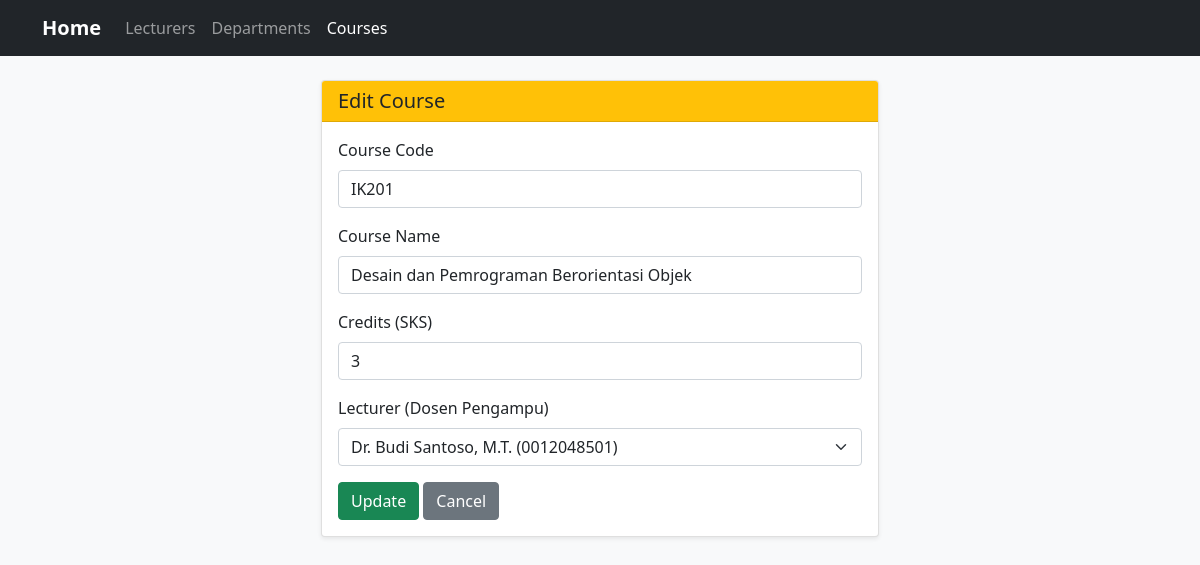
Page /index.php?controller=course&action=edit&id=1 on the committed database.
### tables this page shows
CREATE TABLE courses (
    id INT AUTO_INCREMENT PRIMARY KEY,
    course_code VARCHAR(20) NOT NULL,
    course_name VARCHAR(100) NOT NULL,
    credits INT NOT NULL DEFAULT 3,
    lecturer_id INT NULL,
    CONSTRAINT fk_course_lecturer
        FOREIGN KEY (lecturer_id) REFERENCES lecturers(id)
        ON DELETE CASCADE
        ON UPDATE CASCADE
);

CREATE TABLE lecturers (
    id INT AUTO_INCREMENT PRIMARY KEY,
    name VARCHAR(100) NOT NULL,
    nidn VARCHAR(30) NOT NULL,
    phone VARCHAR(20) NOT NULL,
    join_date DATE NOT NULL,
    department_id INT NULL,
    CONSTRAINT fk_lecturer_department
        FOREIGN KEY (department_id) REFERENCES departments(id)
        ON DELETE SET NULL
        ON UPDATE CASCADE
);

### controllers/CourseController.php (called while the page is built, shortened)
<?php
require_once __DIR__ . '/../models/Course.php';
require_once __DIR__ . '/../models/Lecturer.php';
class CourseController {
    private Course $courseModel;
    private Lecturer $lecturerModel;
    public function __construct(mysqli $db) {
        $this->courseModel = new Course($db);
        $this->lecturerModel = new Lecturer($db);
    }
    public function edit(): void {
        $id = isset($_GET['id']) ? (int)$_GET['id'] : 0;
        $course = $this->courseModel->getById($id);
        $lecturers = $this->lecturerModel->getAll();
        require __DIR__ . '/../views/courses/edit.php';
    }
}

### models/Course.php (called while the page is built, shortened)
<?php
class Course {
    private mysqli $conn;
    public function __construct(mysqli $db) {
        $this->conn = $db;
    }
    public function getById(int $id): ?array {
        $stmt = $this->conn->prepare("SELECT * FROM courses WHERE id = ?");
        $stmt->bind_param("i", $id);
        $stmt->execute();
        $res = $stmt->get_result()->fetch_assoc();
        return $res ?: null;
    }
}

### models/Lecturer.php (called while the page is built, shortened)
<?php
class Lecturer {
    private mysqli $conn;
    public function __construct(mysqli $db) {
        $this->conn = $db;
    }
    public function getAll(): array {
        $sql = "SELECT lecturers.*, departments.department_name
                FROM lecturers
                LEFT JOIN departments ON lecturers.department_id = departments.id
                ORDER BY lecturers.id ASC";
        $result = $this->conn->query($sql);
        return $result->fetch_all(MYSQLI_ASSOC);
    }
}

### views/courses/edit.php (the view, shortened to what this page needs)
<?php require __DIR__ . '/../layouts/header.php'; ?>
<div class="col-lg-6 mx-auto">
    <div class="card shadow-sm">
        <div class="card-header bg-warning">
            <h5 class="mb-0">Edit Course</h5>
        </div>
        <div class="card-body">
            <form method="POST" action="index.php?controller=course&action=edit&id=<?= $course['id'] ?>">
                <div class="mb-3">
                    <label class="form-label">Course Code</label>
                    <input type="text" name="course_code" value="<?= htmlspecialchars($course['course_code']) ?>" class="form-control" required>
                </div>
                <div class="mb-3">
                    <label class="form-label">Course Name</label>
                    <input type="text" name="course_name" value="<?= htmlspecialchars($course['course_name']) ?>" class="form-control" required>
                </div>
                <div class="mb-3">
                    <label class="form-label">Credits (SKS)</label>
                    <input type="number" name="credits" min="1" max="6" value="<?= htmlspecialchars($course['credits']) ?>" class="form-control" required>
                </div>
                <div class="mb-3">
                    <label class="form-label">Lecturer (Dosen Pengampu)</label>
                    <select name="lecturer_id" class="form-select">
                        <?php foreach ($lecturers as $lec): ?>
                            <option value="<?= $lec['id'] ?>" <?= ($course['lecturer_id'] == $lec['id']) ? 'selected' : '' ?>>
                                <?= htmlspecialchars($lec['name']) ?> (<?= htmlspecialchars($lec['nidn']) ?>)
                            </option>
                        <?php endforeach; ?>
                    </select>
                </div>
                <button type="submit" class="btn btn-success">Update</button>
                <a href="index.php?controller=course&action=index" class="btn btn-secondary">Cancel</a>
            </form>
        </div>
    </div>
</div>
<?php require __DIR__ . '/../layouts/footer.php'; ?>

### rows in the picture
courses: course_code "IK201", course_name "Desain dan Pemrograman Berorientasi Objek", credits "3", lecturer_id "Dr. Budi Santoso, M.T. (0012048501)"
